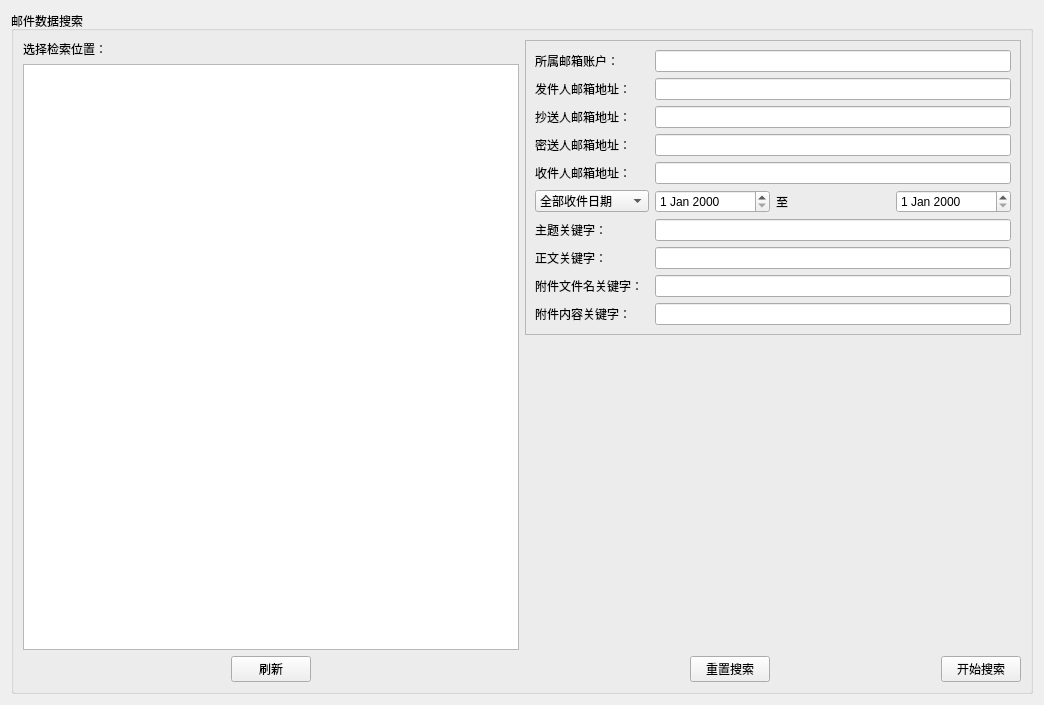
<?xml version="1.0" encoding="UTF-8"?>
<ui version="4.0">
 <class>SearchPage</class>
 <widget class="QWidget" name="SearchPage">
  <property name="geometry">
   <rect>
    <x>0</x>
    <y>0</y>
    <width>1044</width>
    <height>705</height>
   </rect>
  </property>
  <property name="windowTitle">
   <string>Form</string>
  </property>
  <layout class="QHBoxLayout" name="horizontalLayout">
   <item>
    <widget class="QGroupBox" name="groupBox">
     <property name="title">
      <string>邮件数据搜索</string>
     </property>
     <layout class="QHBoxLayout" name="horizontalLayout_5">
      <item>
       <layout class="QVBoxLayout" name="verticalLayout">
        <item>
         <widget class="QLabel" name="label_target">
          <property name="text">
           <string>选择检索位置：</string>
          </property>
         </widget>
        </item>
        <item>
         <widget class="QTreeView" name="treeView"/>
        </item>
        <item>
         <layout class="QHBoxLayout" name="horizontalLayout_3">
          <item>
           <spacer name="horizontalSpacer_2">
            <property name="orientation">
             <enum>Qt::Horizontal</enum>
            </property>
            <property name="sizeHint" stdset="0">
             <size>
              <width>40</width>
              <height>20</height>
             </size>
            </property>
           </spacer>
          </item>
          <item>
           <widget class="QPushButton" name="button_flash">
            <property name="text">
             <string>刷新</string>
            </property>
           </widget>
          </item>
          <item>
           <spacer name="horizontalSpacer">
            <property name="orientation">
             <enum>Qt::Horizontal</enum>
            </property>
            <property name="sizeHint" stdset="0">
             <size>
              <width>40</width>
              <height>20</height>
             </size>
            </property>
           </spacer>
          </item>
         </layout>
        </item>
       </layout>
      </item>
      <item>
       <layout class="QVBoxLayout" name="verticalLayout_2">
        <item>
         <widget class="QFrame" name="frame">
          <property name="frameShape">
           <enum>QFrame::StyledPanel</enum>
          </property>
          <property name="frameShadow">
           <enum>QFrame::Raised</enum>
          </property>
          <layout class="QGridLayout" name="gridLayout">
           <item row="8" column="0">
            <widget class="QLabel" name="label_filename">
             <property name="text">
              <string>附件文件名关键字：</string>
             </property>
            </widget>
           </item>
           <item row="6" column="0">
            <widget class="QLabel" name="label_subject">
             <property name="text">
              <string>主题关键字：</string>
             </property>
            </widget>
           </item>
           <item row="9" column="1">
            <widget class="QLineEdit" name="lineEdit_file_content"/>
           </item>
           <item row="2" column="0">
            <widget class="QLabel" name="label_cc">
             <property name="text">
              <string>抄送人邮箱地址：</string>
             </property>
            </widget>
           </item>
           <item row="0" column="0">
            <widget class="QLabel" name="label_account">
             <property name="text">
              <string>所属邮箱账户：</string>
             </property>
            </widget>
           </item>
           <item row="4" column="1">
            <widget class="QLineEdit" name="lineEdit_to"/>
           </item>
           <item row="0" column="1">
            <widget class="QLineEdit" name="lineEdit_account"/>
           </item>
           <item row="9" column="0">
            <widget class="QLabel" name="label_file_content">
             <property name="text">
              <string>附件内容关键字：</string>
             </property>
            </widget>
           </item>
           <item row="4" column="0">
            <widget class="QLabel" name="label_to">
             <property name="text">
              <string>收件人邮箱地址：</string>
             </property>
            </widget>
           </item>
           <item row="7" column="0">
            <widget class="QLabel" name="label_body">
             <property name="text">
              <string>正文关键字：</string>
             </property>
            </widget>
           </item>
           <item row="1" column="0">
            <widget class="QLabel" name="label_from">
             <property name="text">
              <string>发件人邮箱地址：</string>
             </property>
            </widget>
           </item>
           <item row="6" column="1">
            <widget class="QLineEdit" name="lineEdit_subject"/>
           </item>
           <item row="5" column="1">
            <layout class="QHBoxLayout" name="horizontalLayout_2">
             <item>
              <widget class="QDateEdit" name="dateEdit_start"/>
             </item>
             <item>
              <widget class="QLabel" name="label_date">
               <property name="text">
                <string>至</string>
               </property>
              </widget>
             </item>
             <item>
              <widget class="QDateEdit" name="dateEdit_end"/>
             </item>
            </layout>
           </item>
           <item row="1" column="1">
            <widget class="QLineEdit" name="lineEdit_from"/>
           </item>
           <item row="5" column="0">
            <widget class="QComboBox" name="comboBox">
             <item>
              <property name="text">
               <string>全部收件日期</string>
              </property>
             </item>
             <item>
              <property name="text">
               <string>指定收件日期</string>
              </property>
             </item>
             <item>
              <property name="text">
               <string>指定日期及以前</string>
              </property>
             </item>
             <item>
              <property name="text">
               <string>指定收件时段</string>
              </property>
             </item>
            </widget>
           </item>
           <item row="7" column="1">
            <widget class="QLineEdit" name="lineEdit_body"/>
           </item>
           <item row="3" column="0">
            <widget class="QLabel" name="label_bcc">
             <property name="text">
              <string>密送人邮箱地址：</string>
             </property>
            </widget>
           </item>
           <item row="8" column="1">
            <widget class="QLineEdit" name="lineEdit_filename"/>
           </item>
           <item row="3" column="1">
            <widget class="QLineEdit" name="lineEdit_bcc"/>
           </item>
           <item row="2" column="1">
            <widget class="QLineEdit" name="lineEdit_cc"/>
           </item>
          </layout>
         </widget>
        </item>
        <item>
         <widget class="QLabel" name="textBrowser_details">
          <property name="text">
           <string/>
          </property>
         </widget>
        </item>
        <item>
         <spacer name="verticalSpacer">
          <property name="orientation">
           <enum>Qt::Vertical</enum>
          </property>
          <property name="sizeHint" stdset="0">
           <size>
            <width>20</width>
            <height>40</height>
           </size>
          </property>
         </spacer>
        </item>
        <item>
         <layout class="QHBoxLayout" name="horizontalLayout_4">
          <item>
           <spacer name="horizontalSpacer_4">
            <property name="orientation">
             <enum>Qt::Horizontal</enum>
            </property>
            <property name="sizeHint" stdset="0">
             <size>
              <width>40</width>
              <height>20</height>
             </size>
            </property>
           </spacer>
          </item>
          <item>
           <widget class="QPushButton" name="button_clear">
            <property name="text">
             <string>重置搜索</string>
            </property>
           </widget>
          </item>
          <item>
           <spacer name="horizontalSpacer_3">
            <property name="orientation">
             <enum>Qt::Horizontal</enum>
            </property>
            <property name="sizeHint" stdset="0">
             <size>
              <width>40</width>
              <height>20</height>
             </size>
            </property>
           </spacer>
          </item>
          <item>
           <widget class="QPushButton" name="button_search">
            <property name="text">
             <string>开始搜索</string>
            </property>
           </widget>
          </item>
         </layout>
        </item>
       </layout>
      </item>
     </layout>
    </widget>
   </item>
  </layout>
 </widget>
 <resources/>
 <connections/>
</ui>
